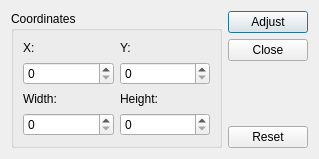
<?xml version="1.0" encoding="UTF-8"?>
<ui version="4.0">
 <class>DlgEditSize</class>
 <widget class="QDialog" name="DlgEditSize">
  <property name="geometry">
   <rect>
    <x>0</x>
    <y>0</y>
    <width>319</width>
    <height>159</height>
   </rect>
  </property>
  <property name="windowTitle">
   <string>Edit coordinates</string>
  </property>
  <layout class="QGridLayout" name="gridLayout_6">
   <item row="0" column="0" rowspan="4">
    <widget class="QGroupBox" name="groupboxCoords">
     <property name="title">
      <string>Coordinates</string>
     </property>
     <layout class="QGridLayout" name="gridLayout_5">
      <item row="0" column="0">
       <widget class="QWidget" name="widgetX" native="true">
        <layout class="QGridLayout" name="gridLayout">
         <property name="leftMargin">
          <number>0</number>
         </property>
         <property name="topMargin">
          <number>0</number>
         </property>
         <property name="rightMargin">
          <number>0</number>
         </property>
         <property name="bottomMargin">
          <number>0</number>
         </property>
         <item row="0" column="0">
          <widget class="QLabel" name="labelX">
           <property name="text">
            <string>X:</string>
           </property>
          </widget>
         </item>
         <item row="1" column="0">
          <widget class="QSpinBox" name="spinboxX">
           <property name="sizePolicy">
            <sizepolicy hsizetype="Expanding" vsizetype="Fixed">
             <horstretch>0</horstretch>
             <verstretch>0</verstretch>
            </sizepolicy>
           </property>
           <property name="maximum">
            <number>16777215</number>
           </property>
          </widget>
         </item>
        </layout>
       </widget>
      </item>
      <item row="0" column="1">
       <widget class="QWidget" name="widgetY" native="true">
        <layout class="QGridLayout" name="gridLayout_2">
         <property name="leftMargin">
          <number>0</number>
         </property>
         <property name="topMargin">
          <number>0</number>
         </property>
         <property name="rightMargin">
          <number>0</number>
         </property>
         <property name="bottomMargin">
          <number>0</number>
         </property>
         <item row="0" column="0">
          <widget class="QLabel" name="labelY">
           <property name="text">
            <string>Y:</string>
           </property>
          </widget>
         </item>
         <item row="1" column="0">
          <widget class="QSpinBox" name="spinboxY">
           <property name="sizePolicy">
            <sizepolicy hsizetype="Expanding" vsizetype="Fixed">
             <horstretch>0</horstretch>
             <verstretch>0</verstretch>
            </sizepolicy>
           </property>
           <property name="maximum">
            <number>16777215</number>
           </property>
          </widget>
         </item>
        </layout>
       </widget>
      </item>
      <item row="1" column="0">
       <widget class="QWidget" name="widgetW" native="true">
        <layout class="QGridLayout" name="gridLayout_3">
         <property name="leftMargin">
          <number>0</number>
         </property>
         <property name="topMargin">
          <number>0</number>
         </property>
         <property name="rightMargin">
          <number>0</number>
         </property>
         <property name="bottomMargin">
          <number>0</number>
         </property>
         <item row="0" column="0">
          <widget class="QLabel" name="labelW">
           <property name="text">
            <string>Width:</string>
           </property>
          </widget>
         </item>
         <item row="1" column="0">
          <widget class="QSpinBox" name="spinboxW">
           <property name="sizePolicy">
            <sizepolicy hsizetype="Expanding" vsizetype="Fixed">
             <horstretch>0</horstretch>
             <verstretch>0</verstretch>
            </sizepolicy>
           </property>
           <property name="minimum">
            <number>0</number>
           </property>
           <property name="maximum">
            <number>16777215</number>
           </property>
          </widget>
         </item>
        </layout>
       </widget>
      </item>
      <item row="1" column="1">
       <widget class="QWidget" name="widgetH" native="true">
        <layout class="QGridLayout" name="gridLayout_4">
         <property name="leftMargin">
          <number>0</number>
         </property>
         <property name="topMargin">
          <number>0</number>
         </property>
         <property name="rightMargin">
          <number>0</number>
         </property>
         <property name="bottomMargin">
          <number>0</number>
         </property>
         <item row="0" column="0">
          <widget class="QLabel" name="labelH">
           <property name="text">
            <string>Height:</string>
           </property>
          </widget>
         </item>
         <item row="1" column="0">
          <widget class="QSpinBox" name="spinboxH">
           <property name="sizePolicy">
            <sizepolicy hsizetype="Expanding" vsizetype="Fixed">
             <horstretch>0</horstretch>
             <verstretch>0</verstretch>
            </sizepolicy>
           </property>
           <property name="maximum">
            <number>16777215</number>
           </property>
          </widget>
         </item>
        </layout>
       </widget>
      </item>
     </layout>
    </widget>
   </item>
   <item row="0" column="1">
    <widget class="QPushButton" name="btnApply">
     <property name="text">
      <string>Adjust</string>
     </property>
    </widget>
   </item>
   <item row="3" column="1">
    <widget class="QPushButton" name="btnReset">
     <property name="text">
      <string>Reset</string>
     </property>
    </widget>
   </item>
   <item row="1" column="1">
    <widget class="QPushButton" name="btnExit">
     <property name="text">
      <string>Close</string>
     </property>
    </widget>
   </item>
  </layout>
 </widget>
 <resources/>
 <connections>
  <connection>
   <sender>btnApply</sender>
   <signal>clicked()</signal>
   <receiver>DlgEditSize</receiver>
   <slot>slotApply()</slot>
   <hints>
    <hint type="sourcelabel">
     <x>272</x>
     <y>20</y>
    </hint>
    <hint type="destinationlabel">
     <x>159</x>
     <y>67</y>
    </hint>
   </hints>
  </connection>
  <connection>
   <sender>btnExit</sender>
   <signal>clicked()</signal>
   <receiver>DlgEditSize</receiver>
   <slot>reject()</slot>
   <hints>
    <hint type="sourcelabel">
     <x>272</x>
     <y>49</y>
    </hint>
    <hint type="destinationlabel">
     <x>159</x>
     <y>67</y>
    </hint>
   </hints>
  </connection>
  <connection>
   <sender>btnReset</sender>
   <signal>clicked()</signal>
   <receiver>DlgEditSize</receiver>
   <slot>slotReset()</slot>
   <hints>
    <hint type="sourcelabel">
     <x>272</x>
     <y>114</y>
    </hint>
    <hint type="destinationlabel">
     <x>159</x>
     <y>67</y>
    </hint>
   </hints>
  </connection>
 </connections>
 <slots>
  <slot>slotApply()</slot>
  <slot>slotReset()</slot>
 </slots>
</ui>
